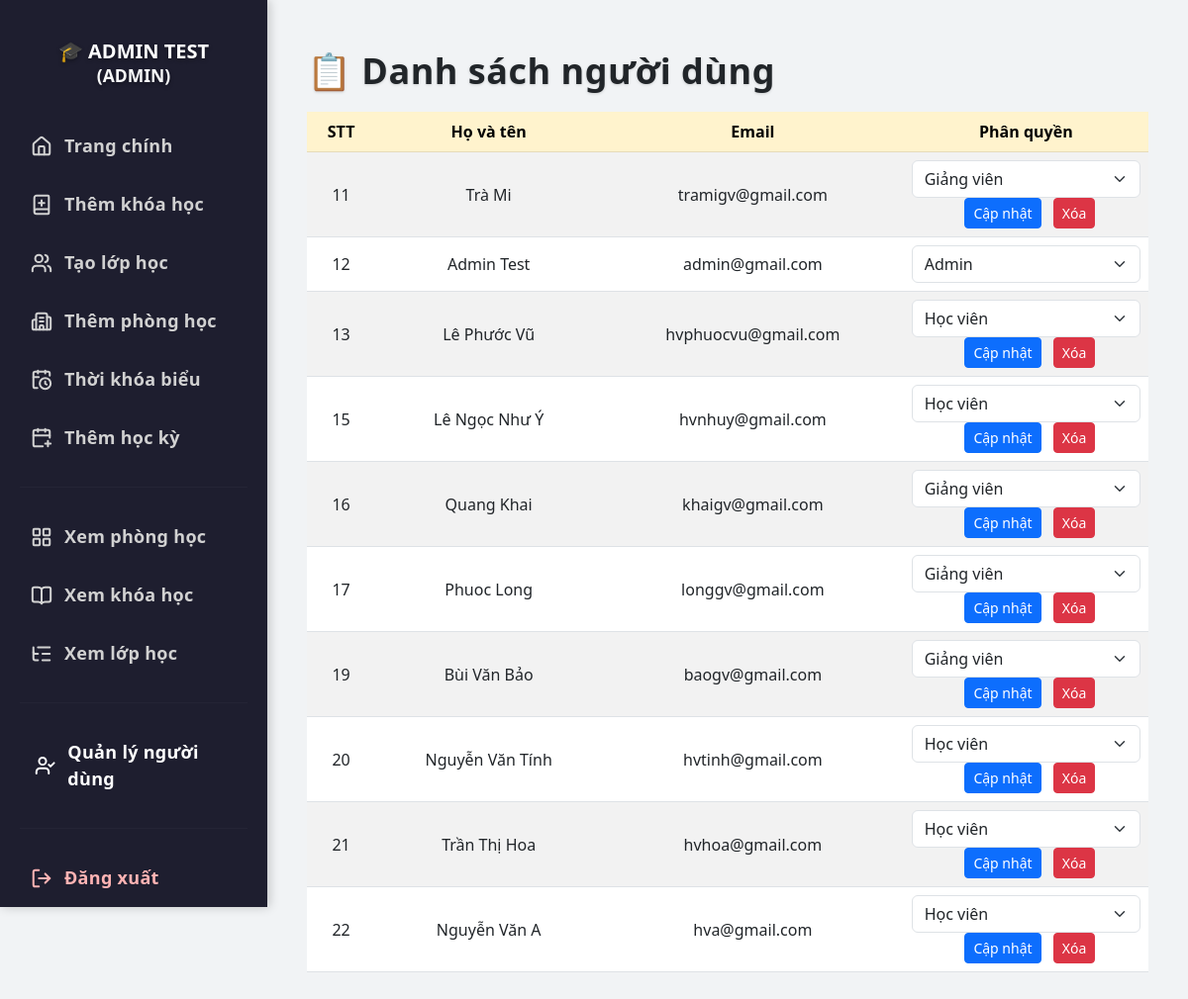
Screenshot of /view-users (signed in) with the database file from the repository.
### tables this page shows
CREATE TABLE users (
            id INTEGER PRIMARY KEY AUTOINCREMENT,
            full_name TEXT NOT NULL,
            email TEXT NOT NULL UNIQUE,
            password TEXT NOT NULL,
            role TEXT NOT NULL CHECK (role IN ('student', 'teacher', 'admin')),
            dob DATE,                
            phone TEXT,             
            gender TEXT CHECK (gender IN ('male', 'female', 'other')), 
            cccd TEXT              
        , image TEXT);

### app.py (the view)
@app.route('/view-users')
@login_required
def view_users():
    if current_user.role != 'admin':
        return "Không có quyền truy cập", 403
    conn = sqlite3.connect('database.db')
    cursor = conn.cursor()
    users = cursor.execute("SELECT id, full_name, email, role FROM users").fetchall()
    conn.close()
    return render_template('admin/view_users.html', user=current_user, users=users)

### app.py (called while the page is built)
@login_manager.user_loader
def load_user(user_id):
    conn = sqlite3.connect('database.db')
    cursor = conn.cursor()
    cursor.execute("SELECT id, full_name, email, role, image FROM users WHERE id = ?", (user_id,))
    row = cursor.fetchone()
    conn.close()
    if row:
        return User(*row)
    return None

### templates/admin/view_users.html (shortened to what this page needs)
<!DOCTYPE html>
<html lang="vi">
<head>
  <link href="https://cdn.jsdelivr.net/npm/bootstrap@5.3.0/dist/css/bootstrap.min.css" rel="stylesheet">
</head>
<body>
<div class="sidebar">
  {% if user.role == 'admin' %}
    <h4>🎓 {{ user.full_name }}<br><small class="text-light">(ADMIN)</small></h4>
  {% elif user.role == 'teacher' %}
    <h4>👨‍🏫 {{ user.full_name }}<br><small class="text-light">(GIẢNG VIÊN)</small></h4>
  {% else %}
    <h4>👩‍🎓 {{ user.full_name }}<br><small class="text-light">(Sinh viên)</small></h4>
  {% endif %}
  <a href="/dashboard"><i data-lucide="home"></i>Trang chính</a>
  <a href="{{ url_for('add_course') }}"><i data-lucide="book-plus"></i>Thêm khóa học</a>
  <a href="{{ url_for('add_class') }}"><i data-lucide="users"></i>Tạo lớp học</a>
  <a href="{{ url_for('add_room') }}"><i data-lucide="building-2"></i>Thêm phòng học</a>
  <a href="{{ url_for('add_schedule') }}"><i data-lucide="calendar-clock"></i>Thời khóa biểu</a>
  <a href="{{ url_for('add_semester') }}"><i data-lucide="calendar-plus"></i>Thêm học kỳ</a>
  <hr>
  <a href="{{ url_for('view_rooms') }}"><i data-lucide="layout-grid"></i>Xem phòng học</a>
  <a href="{{ url_for('view_courses') }}"><i data-lucide="book-open"></i>Xem khóa học</a>
  <a href="{{ url_for('view_classes') }}"><i data-lucide="list-tree"></i>Xem lớp học</a>
  <hr>
  <a href="{{ url_for('view_users') }}" class="active"><i data-lucide="user-check"></i>Quản lý người dùng</a>
  <hr>
  <a href="{{ url_for('logout') }}" class="logout-link"><i data-lucide="log-out"></i>Đăng xuất</a>
</div>
<div class="main-content">
  <h2>📋 Danh sách người dùng</h2>
  <div class="table-responsive">
    <table class="table table-striped table-hover align-middle">
      <thead class="table-warning text-center">
        <tr>
          <th scope="col">STT</th>
          <th scope="col">Họ và tên</th>
          <th scope="col">Email</th>
          <th scope="col">Phân quyền</th>
        </tr>
      </thead>
      <tbody class="text-center">
        {% for c in users %}
        <tr>
          <td>{{ c[0] }}</td>
          <td>{{ c[1] }}</td>
          <td>{{ c[2] }}</td>
          <td>
            <select id="role-{{ c[0] }}" class="form-select">
              <option value="student" {% if c[3] == 'student' %}selected{% endif %}>Học viên</option>
              <option value="teacher" {% if c[3] == 'teacher' %}selected{% endif %}>Giảng viên</option>
              <option value="admin" {% if c[3] == 'admin' %}selected{% endif %} disabled>Admin</option>
            </select>
            {% if c[3] != 'admin' %}
            <button type="button" class="btn btn-primary btn-sm ms-2" onclick="showPasswordPopup({{ c[0] }})">Cập nhật</button>
            <form method="POST" action="{{ url_for('delete_user', user_id=c[0]) }}" class="d-inline">
              <button type="submit" class="btn btn-sm btn-danger ms-2"
                      onclick="return confirm('Bạn có chắc chắn muốn xóa người dùng này?');">Xóa</button>
            </form>
            {% endif %}
          </td>
        </tr>
        {% endfor %}
      </tbody>
    </table>
  </div>
</div>
</body>
</html>

### templates/admin/view_users.html (style rules this page uses)
body { margin: 0; font-family: 'Segoe UI', sans-serif; background: #f1f3f5; }
.sidebar { width: 270px; min-height: 100vh; background: #1e1e2f; padding-top: 40px; position: fixed; left: 0; top: 0; box-shadow: 2px 0 10px rgba(0, 0, 0, 0.2); }
.sidebar h4 { color: #fff; text-align: center; margin-bottom: 30px; font-weight: 800; font-size: 20px; text-transform: uppercase; text-shadow: 0 2px 4px rgba(0, 0, 0, 0.3); }
.sidebar a { display: flex; align-items: center; padding: 16px 26px; color: #d1d1d1; font-size: 18px; font-weight: 700; text-decoration: none; border-left: 5px solid transparent; transition: all 0.35s ease; letter-spacing: 0.3px; position: relative; }
.sidebar a::before { content: ''; position: absolute; top: 0; left: 0; height: 100%; width: 0; background: linear-gradient(90deg, #4dabf7, #c084fc); transition: width 0.35s ease; z-index: 0; opacity: 0.15; }
.sidebar a:hover, .sidebar a.active { color: #fff; transform: translateX(4px); }
.sidebar a svg { width: 22px; height: 22px; margin-right: 12px; stroke-width: 2.2; transition: transform 0.3s ease; z-index: 1; }
.logout-link { color: #ffb3b3 !important; }
.main-content { margin-left: 270px; padding: 50px 40px; }
.main-content h2 { font-size: 36px; font-weight: 900; color: #212529; text-shadow: 0 1px 3px rgba(0, 0, 0, 0.15); margin-bottom: 20px; letter-spacing: 0.5px; }
hr { border-color: rgba(255, 255, 255, 0.1); margin: 20px 20px; }
.table th { font-weight: 600; }

### rows the page displays
users: full_name "ADMIN TEST", id "12", full_name "Admin Test", email "admin@gmail.com", role+id "Admin"
users: id "11", full_name "Trà Mi", email "tramigv@gmail.com", role+id "Giảng viên"
users: id "13", full_name "Lê Phước Vũ", email "hvphuocvu@gmail.com", role+id "Học viên"
users: id "15", full_name "Lê Ngọc Như Ý", email "hvnhuy@gmail.com", role+id "Học viên"
users: id "16", full_name "Quang Khai", email "khaigv@gmail.com", role+id "Giảng viên"
users: id "17", full_name "Phuoc Long", email "longgv@gmail.com", role+id "Giảng viên"
users: id "19", full_name "Bùi Văn Bảo", email "baogv@gmail.com", role+id "Giảng viên"
users: id "20", full_name "Nguyễn Văn Tính", email "hvtinh@gmail.com", role+id "Học viên"
users: id "21", full_name "Trần Thị Hoa", email "hvhoa@gmail.com", role+id "Học viên"
users: id "22", full_name "Nguyễn Văn A", email "hva@gmail.com", role+id "Học viên"
